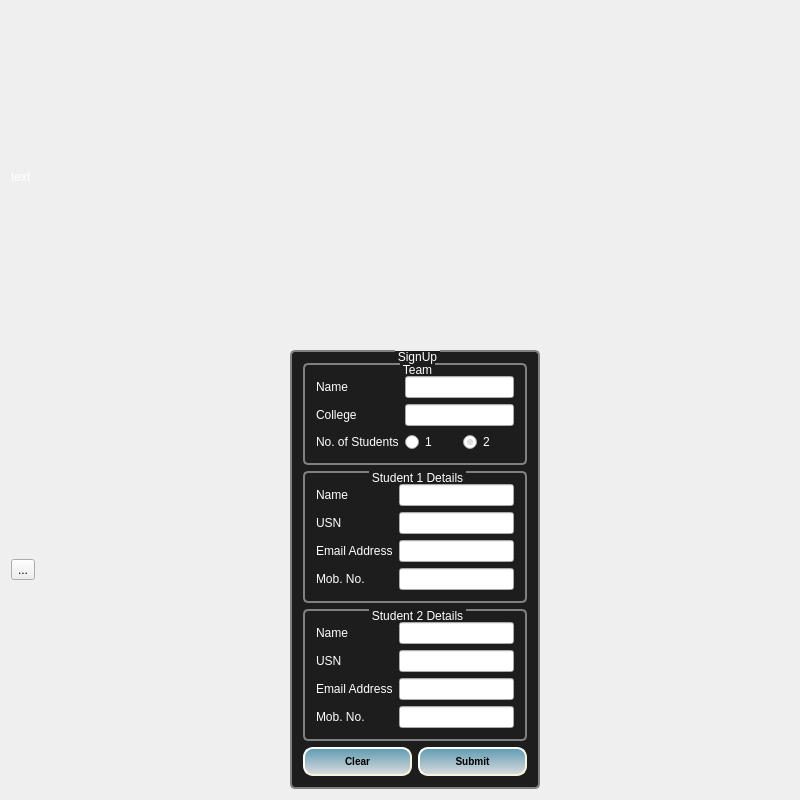
<?xml version="1.0" encoding="UTF-8"?>
<ui version="4.0">
 <class>LoginWindow</class>
 <widget class="QMainWindow" name="LoginWindow">
  <property name="geometry">
   <rect>
    <x>0</x>
    <y>0</y>
    <width>800</width>
    <height>800</height>
   </rect>
  </property>
  <property name="windowTitle">
   <string>Login Window</string>
  </property>
  <property name="windowIcon">
   <iconset>
    <normaloff>dc_logo.png</normaloff>dc_logo.png</iconset>
  </property>
  <property name="styleSheet">
   <string notr="true">QMainWindow { 
/*background-color : qlineargradient(x1: 1,y1:0,x2: 0,y1: 1,stop: 0 #1d1d1d, stop: 1 #3d3d3d)*/
/*background-color : #1d1d1d;*/
}
QScrollArea{
background-color : #1d1d1d;
}	</string>
  </property>
  <widget class="QWidget" name="centralWidget">
   <property name="styleSheet">
    <string notr="true">QLabel{
color: #ffffff;
}
QGroupBox#groupBox {
/*background-color: qlineargradient(x1: 0, y1: 0, x2: 0, y2: 1,stop: 0 #E0E0E0, stop: 1 #FFFFFF);*/
border: 2px solid gray;
 border-radius: 5px;
margin-top: 1ex;
}
QGroupBox{
border: 2px solid gray;
background-color : #1d1d1d;
 border-radius: 5px;
color: #ffffff;
}
QGroupBox::title {
subcontrol-origin: margin;
subcontrol-position: top center; 
padding: 0 1px;
}</string>
   </property>
   <layout class="QVBoxLayout" name="verticalLayout_3">
    <item>
     <widget class="QLabel" name="label_img">
      <property name="text">
       <string>&lt;html&gt;&lt;head/&gt;&lt;body&gt;&lt;p&gt;text&lt;/p&gt;&lt;/body&gt;&lt;/html&gt;</string>
      </property>
     </widget>
    </item>
    <item>
     <layout class="QHBoxLayout" name="horizontalLayout_3">
      <item>
       <widget class="QToolButton" name="toolButton">
        <property name="text">
         <string>...</string>
        </property>
       </widget>
      </item>
      <item>
       <spacer name="horizontalSpacer">
        <property name="orientation">
         <enum>Qt::Horizontal</enum>
        </property>
        <property name="sizeHint" stdset="0">
         <size>
          <width>40</width>
          <height>20</height>
         </size>
        </property>
       </spacer>
      </item>
      <item>
       <layout class="QVBoxLayout" name="verticalLayout_2">
        <item>
         <widget class="QGroupBox" name="groupBox">
          <property name="sizePolicy">
           <sizepolicy hsizetype="Preferred" vsizetype="Preferred">
            <horstretch>0</horstretch>
            <verstretch>0</verstretch>
           </sizepolicy>
          </property>
          <property name="styleSheet">
           <string notr="true">QPushButton {
background-color:qlineargradient(x1: 0, y1: 0, x2: 0, y2: 1,stop: 0 #E0E0E0, stop: 1 #FFFFFF);
border-style: outset;
border-width: 2px;
border-radius: 10px;
border-color: beige;
font: bold 10px;
min-width: 10em;
padding: 6px;
}
QRadioButton{
color:#ffffff;
}
QPushButton:pressed:enabled {
background-color: #dadbde;
border-style: inset;
} 
QPushButton:enabled { 
background-color :qlineargradient(x1: 0, y1: 0, x2: 0, y2: 1,stop: 0 #5D9AB2, stop: 1 #DDDDDD);
}</string>
          </property>
          <property name="title">
           <string>SignUp</string>
          </property>
          <layout class="QVBoxLayout" name="verticalLayout">
           <item>
            <widget class="QGroupBox" name="teamGroup">
             <property name="title">
              <string>Team</string>
             </property>
             <layout class="QFormLayout" name="formLayout_3">
              <item row="0" column="0">
               <widget class="QLabel" name="label">
                <property name="text">
                 <string>Name</string>
                </property>
               </widget>
              </item>
              <item row="0" column="1">
               <widget class="QLineEdit" name="lineEdit_9"/>
              </item>
              <item row="1" column="0">
               <widget class="QLabel" name="label_10">
                <property name="text">
                 <string>College</string>
                </property>
               </widget>
              </item>
              <item row="1" column="1">
               <widget class="QLineEdit" name="lineEdit_10"/>
              </item>
              <item row="2" column="0">
               <widget class="QLabel" name="label_11">
                <property name="text">
                 <string>No. of Students</string>
                </property>
               </widget>
              </item>
              <item row="2" column="1">
               <layout class="QHBoxLayout" name="horizontalLayout_2">
                <item>
                 <widget class="QRadioButton" name="radioButton_2">
                  <property name="text">
                   <string>1</string>
                  </property>
                 </widget>
                </item>
                <item>
                 <widget class="QRadioButton" name="radioButton">
                  <property name="text">
                   <string>2</string>
                  </property>
                  <property name="checked">
                   <bool>true</bool>
                  </property>
                 </widget>
                </item>
               </layout>
              </item>
             </layout>
            </widget>
           </item>
           <item>
            <widget class="QGroupBox" name="student1Group">
             <property name="title">
              <string>Student 1 Details</string>
             </property>
             <layout class="QFormLayout" name="formLayout">
              <item row="0" column="0">
               <widget class="QLabel" name="label_2">
                <property name="text">
                 <string>Name</string>
                </property>
               </widget>
              </item>
              <item row="1" column="0">
               <widget class="QLabel" name="label_3">
                <property name="text">
                 <string>USN</string>
                </property>
               </widget>
              </item>
              <item row="2" column="0">
               <widget class="QLabel" name="label_4">
                <property name="text">
                 <string>Email Address</string>
                </property>
               </widget>
              </item>
              <item row="3" column="0">
               <widget class="QLabel" name="label_6">
                <property name="text">
                 <string>Mob. No.</string>
                </property>
               </widget>
              </item>
              <item row="0" column="1">
               <widget class="QLineEdit" name="lineEdit_1"/>
              </item>
              <item row="1" column="1">
               <widget class="QLineEdit" name="lineEdit_2"/>
              </item>
              <item row="2" column="1">
               <widget class="QLineEdit" name="lineEdit_3"/>
              </item>
              <item row="3" column="1">
               <widget class="QLineEdit" name="lineEdit_4"/>
              </item>
             </layout>
            </widget>
           </item>
           <item>
            <widget class="QGroupBox" name="student2Group">
             <property name="title">
              <string>Student 2 Details</string>
             </property>
             <layout class="QFormLayout" name="formLayout_2">
              <item row="0" column="0">
               <widget class="QLabel" name="label_5">
                <property name="text">
                 <string>Name</string>
                </property>
               </widget>
              </item>
              <item row="1" column="0">
               <widget class="QLabel" name="label_8">
                <property name="text">
                 <string>USN</string>
                </property>
               </widget>
              </item>
              <item row="2" column="0">
               <widget class="QLabel" name="label_9">
                <property name="text">
                 <string>Email Address</string>
                </property>
               </widget>
              </item>
              <item row="3" column="0">
               <widget class="QLabel" name="label_7">
                <property name="text">
                 <string>Mob. No.</string>
                </property>
               </widget>
              </item>
              <item row="0" column="1">
               <widget class="QLineEdit" name="lineEdit_5"/>
              </item>
              <item row="1" column="1">
               <widget class="QLineEdit" name="lineEdit_6"/>
              </item>
              <item row="2" column="1">
               <widget class="QLineEdit" name="lineEdit_7"/>
              </item>
              <item row="3" column="1">
               <widget class="QLineEdit" name="lineEdit_8"/>
              </item>
             </layout>
            </widget>
           </item>
           <item>
            <layout class="QHBoxLayout" name="horizontalLayout">
             <item>
              <widget class="QPushButton" name="btnClear">
               <property name="text">
                <string>Clear</string>
               </property>
              </widget>
             </item>
             <item>
              <widget class="QPushButton" name="btnSubmit">
               <property name="toolTip">
                <string>&lt;!DOCTYPE HTML PUBLIC &quot;-//W3C//DTD HTML 4.0//EN&quot; &quot;http://www.w3.org/TR/REC-html40/strict.dtd&quot;&gt;
&lt;html&gt;&lt;head&gt;&lt;meta name=&quot;qrichtext&quot; content=&quot;1&quot; /&gt;&lt;style type=&quot;text/css&quot;&gt;
p, li { white-space: pre-wrap; }
&lt;/style&gt;&lt;/head&gt;&lt;body style=&quot; font-family:'MS Shell Dlg 2'; font-size:8pt; font-weight:400; font-style:normal;&quot;&gt;
&lt;p style=&quot; margin-top:0px; margin-bottom:0px; margin-left:0px; margin-right:0px; -qt-block-indent:0; text-indent:0px;&quot;&gt;&lt;span style=&quot; font-size:9pt;&quot;&gt;Click to &lt;/span&gt;&lt;span style=&quot; font-size:9pt; font-weight:600;&quot;&gt;Submit&lt;/span&gt;&lt;span style=&quot; font-size:9pt;&quot;&gt; information go to &lt;/span&gt;&lt;span style=&quot; font-size:9pt; font-weight:600;&quot;&gt;Instruction Page&lt;/span&gt;&lt;/p&gt;&lt;/body&gt;&lt;/html&gt;</string>
               </property>
               <property name="text">
                <string>Submit</string>
               </property>
              </widget>
             </item>
            </layout>
           </item>
          </layout>
         </widget>
        </item>
       </layout>
      </item>
      <item>
       <spacer name="horizontalSpacer_2">
        <property name="orientation">
         <enum>Qt::Horizontal</enum>
        </property>
        <property name="sizeHint" stdset="0">
         <size>
          <width>40</width>
          <height>20</height>
         </size>
        </property>
       </spacer>
      </item>
     </layout>
    </item>
   </layout>
  </widget>
 </widget>
 <layoutdefault spacing="6" margin="11"/>
 <tabstops>
  <tabstop>lineEdit_9</tabstop>
  <tabstop>lineEdit_10</tabstop>
  <tabstop>radioButton_2</tabstop>
  <tabstop>radioButton</tabstop>
  <tabstop>lineEdit_1</tabstop>
  <tabstop>lineEdit_2</tabstop>
  <tabstop>lineEdit_3</tabstop>
  <tabstop>lineEdit_4</tabstop>
  <tabstop>lineEdit_5</tabstop>
  <tabstop>lineEdit_6</tabstop>
  <tabstop>lineEdit_7</tabstop>
  <tabstop>lineEdit_8</tabstop>
  <tabstop>btnClear</tabstop>
  <tabstop>btnSubmit</tabstop>
 </tabstops>
 <resources/>
 <connections/>
</ui>
